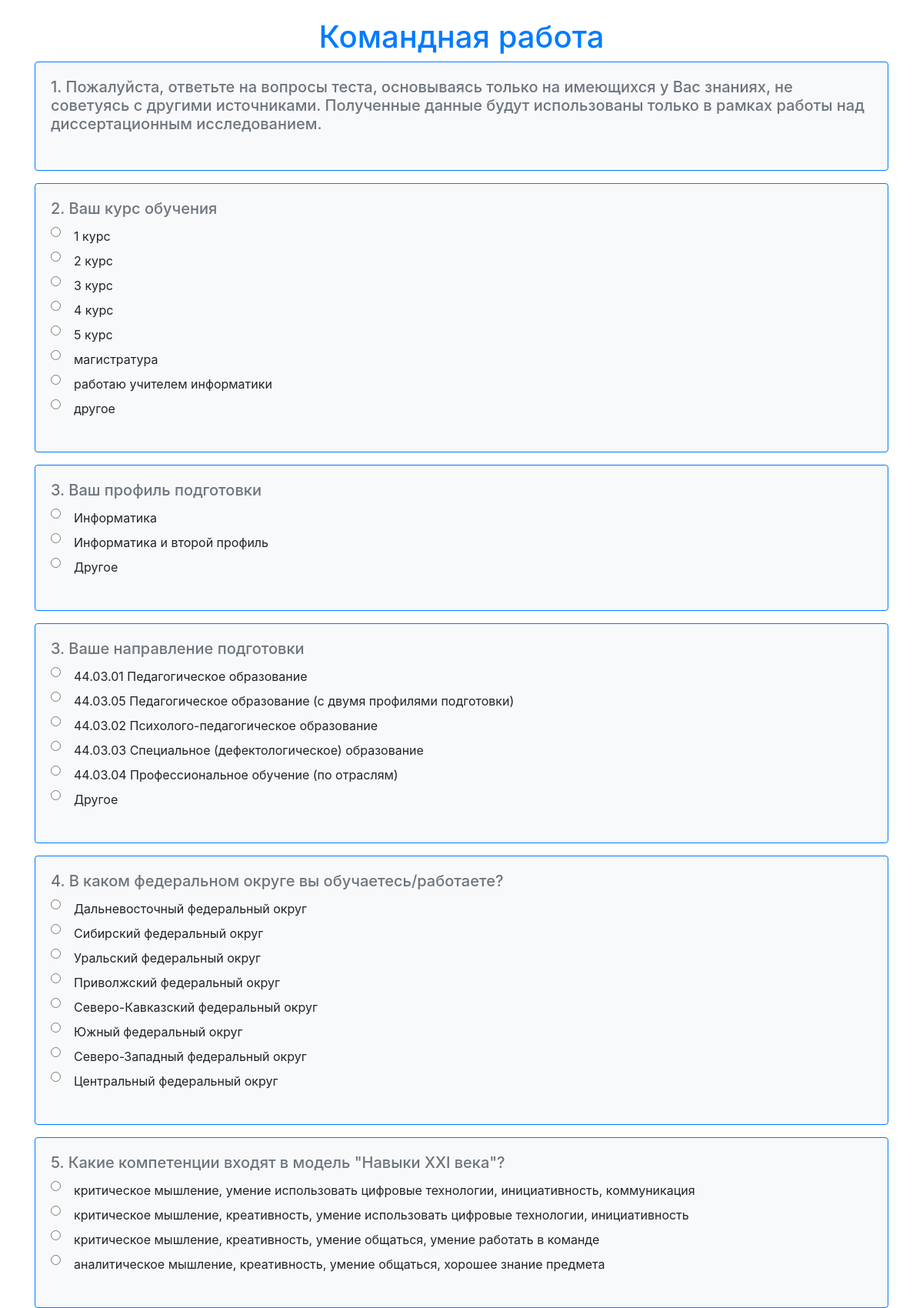
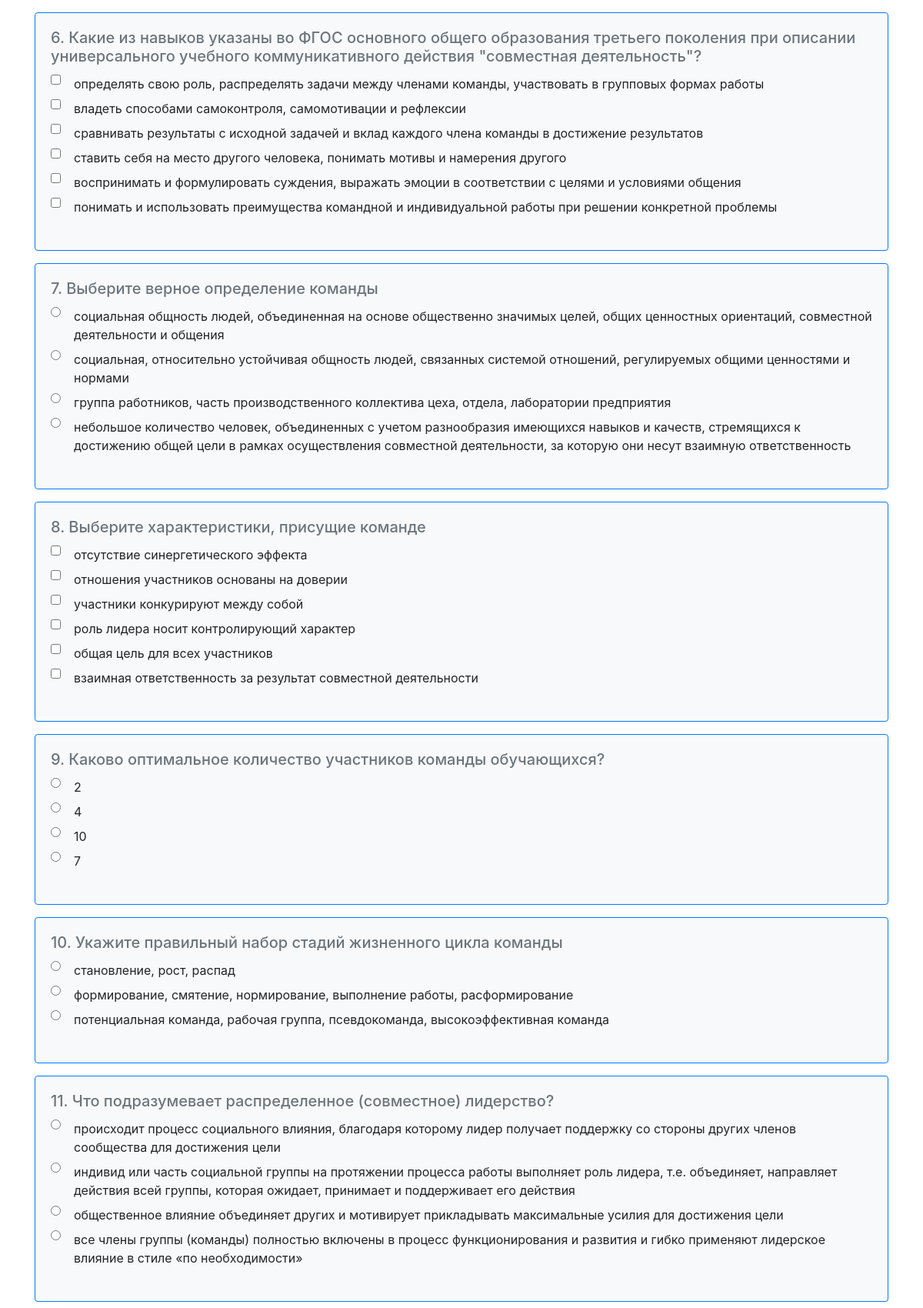
/test/1 (upper part), run on the app's committed database (2 pictures, top to bottom).
### data/polls.py (models this page shows, shortened)
class Poll(SqlAlchemyBase):
    __tablename__ = 'polls'
    id = sqlalchemy.Column(sqlalchemy.Integer,
                           primary_key=True, autoincrement=True)
    title = sqlalchemy.Column(sqlalchemy.String, nullable=False)
    ref = sqlalchemy.Column(sqlalchemy.String, unique=True, nullable=True)
    user_id = sqlalchemy.Column(sqlalchemy.Integer,
                                sqlalchemy.ForeignKey("users.id"))
    user = orm.relation('User')
    questions = orm.relation("Question", back_populates='poll')
    results = orm.relation("Result", back_populates='poll')

### data/questions.py (models this page shows, shortened)
class Question(SqlAlchemyBase):
    __tablename__ = 'questions'
    id = sqlalchemy.Column(sqlalchemy.Integer,
                           primary_key=True, autoincrement=True)
    text = sqlalchemy.Column(sqlalchemy.String, nullable=False)
    type_id = sqlalchemy.Column(sqlalchemy.Integer,
                                sqlalchemy.ForeignKey("types.id"))
    number = sqlalchemy.Column(sqlalchemy.Integer)
    mix = sqlalchemy.Column(sqlalchemy.Boolean, nullable=False)
    type = orm.relation('Type')
    poll_id = sqlalchemy.Column(sqlalchemy.Integer,
                                sqlalchemy.ForeignKey("polls.id"))
    poll = orm.relation('Poll')
    answers = orm.relation("Answer", back_populates='question')

### server.py (the view)
@app.route("/test/<int:id>", methods=['GET', 'POST'])
def test_page(id):
    if id:
        db_sess = db_session.create_session()
        poll = db_sess.query(Poll).filter(Poll.id == id).first()
        questions = poll.questions
        no_answer_questions = list(filter(lambda x: x.type.name == question_types[2], questions))
        one_answer_questions = list(filter(lambda x: x.type.name == question_types[0], questions))
        many_answer_questions = list(filter(lambda x: x.type.name == question_types[1], questions))
        class LocalForm(TestForm): pass
        LocalForm.no_questions = FieldList(FormField(AskForm), min_entries=len(no_answer_questions))
        LocalForm.one_questions = FieldList(FormField(OneAskForm), min_entries=len(one_answer_questions))
        LocalForm.many_questions = FieldList(FormField(ManyAskForm), min_entries=len(many_answer_questions))
        form = LocalForm()
        form.id.data = poll.id
        for i in range(len(no_answer_questions)):
            form.no_questions[i].num.data = no_answer_questions[i].number
            form.no_questions[i].id = no_answer_questions[i].id
            form.no_questions[i].question = no_answer_questions[i].text
        for i in range(len(one_answer_questions)):
            form.one_questions[i].num.data = one_answer_questions[i].number
            form.one_questions[i].id = one_answer_questions[i].id
            form.one_questions[i].question = one_answer_questions[i].text
            o_quest = [(answer.id, answer.text) for answer in one_answer_questions[i].answers]
            if one_answer_questions[i].mix:
                shuffle(o_quest)
            form.one_questions[i].one_answer.choices = o_quest
        for i in range(len(many_answer_questions)):
            form.many_questions[i].num.data = many_answer_questions[i].number
            form.many_questions[i].id = many_answer_questions[i].id
            form.many_questions[i].question = many_answer_questions[i].text
            m_quest = [(answer.id, answer.text) for answer in many_answer_questions[i].answers]
            if many_answer_questions[i].mix:
                shuffle(m_quest)
            form.many_questions[i].many_answer.choices = m_quest
        questions = list(form.no_questions) + list(form.one_questions) + list(form.many_questions)
        questions = sorted(questions, key=lambda x: int(x.num.data))
        if form.validate_on_submit():
            mark = 0
            result = Result()
            result.date = datetime.date.today()
            result.poll_id = form.id.data
            len_questions = 0
            for question in form.one_questions:
                result_question = ResultQuestion()
                current_question = db_sess.query(Question).filter(Question.id == question.id).first()
                result_question.question = current_question
                if any([a.right for a in current_question.answers]):
                    len_questions += 1
                result_answer = ResultAnswer()
                result_answer.answer = list(filter(lambda x: x.id == question.one_answer.data, current_question.answers))[0]
                if result_answer.answer.right:
                    mark += 1
                result_question.answers.append(result_answer)
                result.questions.append(result_question)
            for question in form.many_questions:
                result_question = ResultQuestion()
                current_question = db_sess.query(Question).filter(Question.id == question.id).first()
                result_question.question = current_question
                if any([a.right for a in current_question.answers]):
                    len_questions += 1
                ans_mark = 0
                for ans in question.many_answer.data:
                    result_answer = ResultAnswer()
                    result_answer.answer = list(filter(lambda x: x.id == int(ans), current_question.answers))[0]
                    if result_answer.answer.right:
                        ans_mark += 1 / len(list(filter(lambda x: x.right, current_question.answers)))
                    else:
                        ans_mark -= 1 / len(list(filter(lambda x: x.right, current_question.answers)))
                    result_question.answers.append(result_answer)
                if ans_mark < 0:
                    ans_mark = 0
                mark += ans_mark
                result.questions.append(result_question)
            result.mark = round(mark / len_questions * 100, 2)
            db_sess.merge(result)
            db_sess.commit()
            return render_template('thank.html')
        else:
            if form.errors:
                flash('Выберите минимум один ответ в каждом вопросе', 'danger')
    return render_template("test.html",
                           title=poll.title,
                           poll=poll,
                           form=form,
                           questions=questions)

### server.py
        class LocalForm(TestForm): pass

### forms/test.py
class AskForm(Form):
    id = StringField()
    num = StringField()
    question = Label(field_id=0, text='')

### data/db_session.py (called while the page is built)
def create_session() -> Session:
    global __factory
    return __factory()

### templates/test.html (shortened to what this page needs)
<!doctype html>
<html lang="en">
<head>
    <link rel="stylesheet"
          href="https://stackpath.bootstrapcdn.com/bootstrap/4.4.1/css/bootstrap.min.css"
>
</head>
<body>
<main role="main" class="container">
        {% if poll %}
    <br>
        <h1 class="text-primary" align="center">{{poll.title}}</h1>
            <form action="/test/{{poll.id}}" method="post">
                {% for item in questions%}
                    {% if item.errors %}
                        <div class="card border-danger bg-light mb-3">
                    {% else %}
                        <div class="card border-primary bg-light mb-3">
                    {% endif %}
                    <div class="card-body">
                        <h5 class="card-title fw-bold text-secondary">{{item.num.data}}. {{item.question}}</h5>
                       <ul class="list-unstyled">
                            {% if item.many_answer %}
                                {{ item.many_answer }}
                            {% elif item.one_answer %}
                                {{ item.one_answer }}
                            {% endif %}
                        </ul>
                    </div>
                    </div>
                {% endfor %}
            </form>
    {% endif %}
</main>
</body>
</html>

### templates/test.html (style rules this page uses)
li { list-style-type: none; }
ul { float: left; padding-left: 0px; }
input { float: left; display: block; }
label { position: relative; margin-left: 30px; display: block; }

### data on the page
Poll: title "Командная работа"
Question: question "Пожалуйста, ответьте на вопросы теста, основываясь только на имеющихся у Вас знаниях, не советуясь с другими источниками. Полученные данные будут использованы только в рамках работы над диссертационным исследованием."
Question: question "Ваш курс обучения"
Question: question "Ваш профиль подготовки"
Question: question "Ваше направление подготовки"
Question: question "В каком федеральном округе вы обучаетесь/работаете?"
Question: question "Какие компетенции входят в модель \"Навыки XXI века\"?"
Question: question "Какие из навыков указаны во ФГОС основного общего образования третьего поколения при описании универсального учебного коммуникативного действия \"совместная деятельность\"?"
Question: question "Выберите верное определение команды"
Question: question "Выберите характеристики, присущие команде"
Question: question "Каково оптимальное количество участников команды обучающихся?"
Question: question "Укажите правильный набор стадий жизненного цикла команды"
Question: question "Что подразумевает распределенное (совместное) лидерство?"

### other printed values
{{ item.num.data }} "1" "2" "3" "3" "4" "5" "6" "7" "8" "9" "10" "11"
